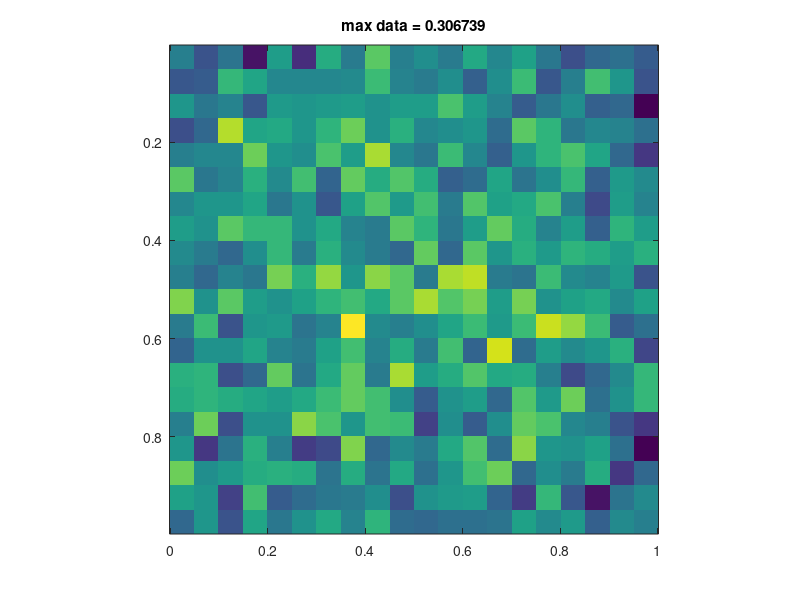

Here is the MATLAB script that generated this plot: (Note: this script raises an error after producing the figure.)
clear all; close all;

%%

% Program a quadratic regularization inversion to check forward operator
% accuracy against analytic solutions

% Project cell walls to centres
centre = @(x) x(1:end - 1) + 0.5*diff(x);




x = linspace(0,1,22);
y = linspace(0,1,20);
z = linspace(2,3,18);

zc = centre(z);
xc = centre(x);
yc = centre(y);
    
    nz = length(zc);
    nx = length(xc);
    ny = length(yc);
    nnn = nz * nx * ny;   

   

dx = x(2) - x(1);
dy = y(2) - y(1);
dz = z(2) - z(1);

h = ones(1, nnn) * dx*dy*dz;

%[Z X Y] = meshgrid(z, x, y);

nobsx = 20;
[ObsX, ObsY] = meshgrid(linspace(0, 1, nobsx),...
    linspace(0,1,nobsx));

ObsZ = zeros(size(ObsX)) + 0.5;

nobs = numel(ObsX(:));      
% When I ordered the matrices to accomodate the matlab vectorize order (
% for when we multiply m(:).  the kronecker products required to build the
% operator showed a slightly different symmetry than when BenP derived the
% same problem, so the codes look a little different.


% Geometric part of the Gravity kernel
% According to the UBC Documentation, the gravity kernel involves source
% location minus observation location, whereas the magnetic kernel
% has the order reversed.  Below is the magnetic.

% R = ((((kron3(ez,exy',obsX',ez')-kron3(ez,exy,obsX,ez)).^2)...
% +(kron3(ez,exy',ez',obsY')-kron3(ez,exy,ez,obsY)).^2)...
% +(kron3(1,exy',ez',obsZ)-kron3(1,exy,z,exy)).^2).^(-1/2);
% exy = ones(1,nx*ny)
% ez = ones(1,nz)
% Here we have the gravity case.
% G = (dv*(kron3(1,exy',z,exy)-kron3(1,exy,ez',obsZ))...
% .*((((kron3(ez,exy',obsX,ez)-kron3(ez,exy,obsX',ez')).^2)...
% +(kron3(ez,exy',ez,obsY)-kron3(ez,exy,ez',obsY')).^2)...
% +(kron3(1,exy',z,exy)-kron3(1,exy,ez',obsZ)).^2).^(-3/2));



e = @ (n) ones(1, n);
% Scale up dimensions to 3D
kron3 = @(a, b, c)  kron(a, kron(b, c));
% Kron observations to size G
kronobs = @(obs) kron( e(nnn), obs(:) );
% Kron dimensions to size G and subtract obs distance
H = kron( e(nobs)', h);
Z = kron( e(nobs)', kron3( e(ny), e(nx), zc)) - kronobs(ObsZ);
X = kron( e(nobs)', kron3( e(ny), xc, e(nz))) - kronobs(ObsX);
Y = kron( e(nobs)', kron3( yc, e(nx), e(nz))) - kronobs(ObsY);
R = (X.^2 + Y.^2 + Z.^2).^(3/2);
G = Z .* H .* 1./R;

% G = dv*(kron(e(nx*ny)',Z(:)')-zeros(nx*ny,nx*ny*nz))...
% .*((((kron(e(nx*ny)',X(:)')-kron(e(nx*ny*nz),kron(x',e(ny)'))).^2)...
% +((kron(e(nx*ny)',Y(:)')-kron(e(nx*ny*nz),kron(e(nx)',y'))).^2)...
% +((kron(e(nx*ny)',Z(:)')-zeros(nx*ny,nx*ny*nz)).^2)).^(-3/2));

m = ones(nz, nx, ny);
%noise = 5 * randn(nz, nx, ny);
m(round(0.5*nz),...
    round(0.5*nx) : round(0.5*nx) + 1,...
    round(0.5*ny) - 1 : round(0.5*ny) + 1 ) = 4;

%m = m + noise;

% m(1:2,1:2,15) = 2000;
d = G*m(:);
d = d + 0.1 * mean(d) * randn(length(d), 1);
d = reshape(d, size(ObsX) );
figure()
imagesc(xc,yc,d)
title(sprintf('max data = %f', max(d(:))))
axis square
% m(1:2,1:2,15) = 2000;
D = @(n) spdiags([-e(n )', e(n )'], [-1 0], n +1 , n);

Iz = speye(nz);
Ix = speye(nx);
Iy = speye(ny);
Dz = kron(Iy, kron(Ix, D(nz)));
Dx = kron(Iy, kron(D(nx), Iz));
Dy = kron(D(ny), kron(Ix, Iz));

GRAD = [Dz; Dx; Dy];

Im = spdiags(e(nnn)' * h, 0, nnn, nnn);

beta = 1e-7;

A = G' * G + beta * (GRAD' * GRAD) + beta * Im;
minv = A\(G' * d(:));

minv = reshape(minv, nz, nx, ny);

figure()
for zi = 1:length(zc)
    subplot(round(sqrt(nz)), round(sqrt(nz)), zi)
    imagesc(squeeze(minv( zi ,:, :)))
    title(sprintf('depth %i', zi))
end




